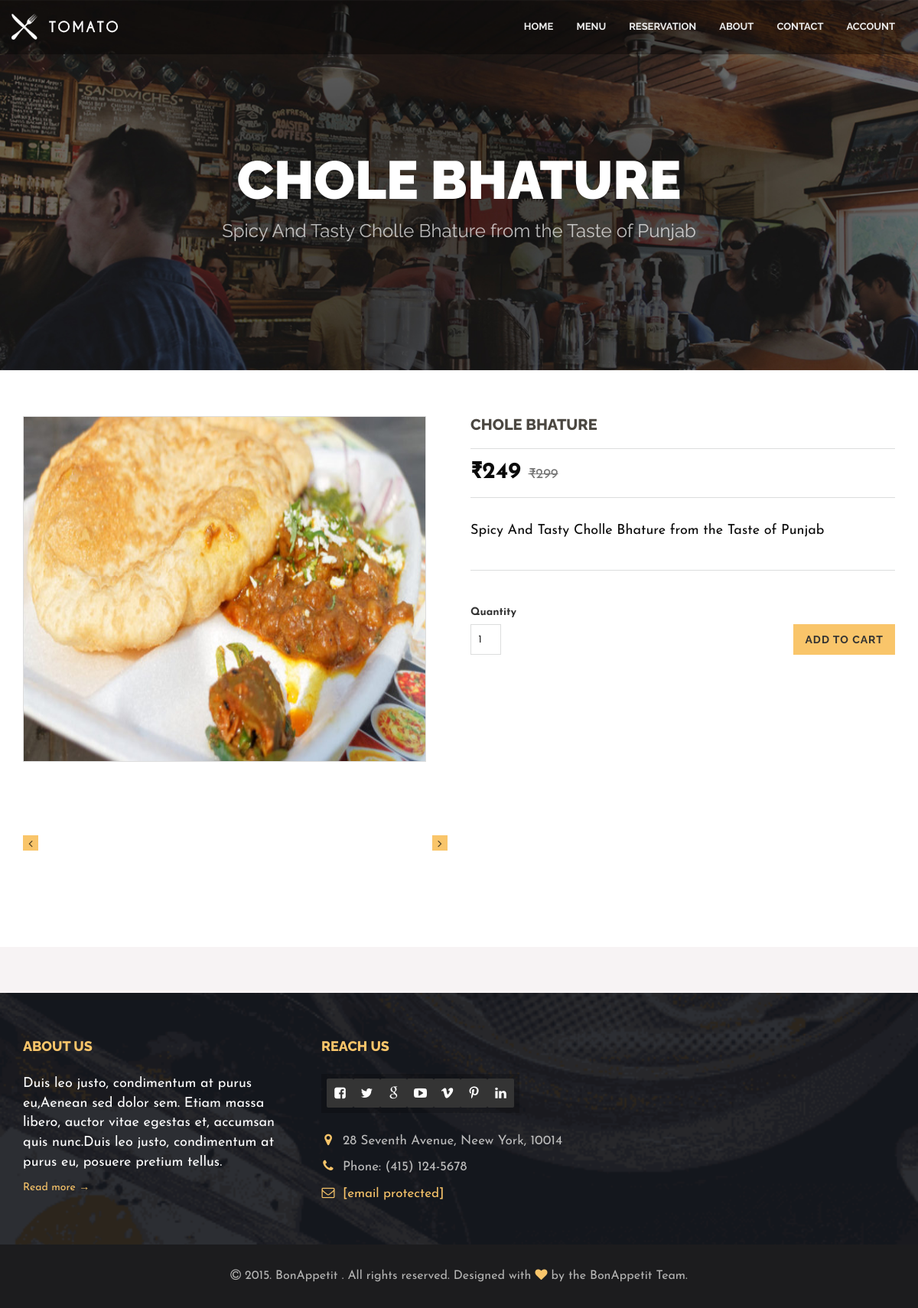
Page /management/shop/6/ on the committed database.
### management/models.py (models this page shows, shortened)
class Dish(models.Model):
    cat = models.ForeignKey(Category, on_delete=models.CASCADE, blank =True, null=True)
    title = models.CharField(max_length=30, blank=True, null=True)
    dis = models.TextField(null=True, blank =True)
    img = models.FileField(null=True, blank =True)
    img1 = models.FileField(null=True, blank =True)
    img2 = models.FileField(null=True, blank =True)
    price = models.IntegerField(null=True, blank =True)
    mrp = models.IntegerField(null=True, blank =True)
    avail = models.BooleanField(default=True, blank =True, null=True)

### management/views.py (the view, shortened to what this page needs)
# urls.py: path('shop/<int:dishid>/',Shop, name='shop'),
def Shop(request, dishid):
    dish = Dish.objects.filter(id = dishid).first()
    d = {'dish':dish}
    return render(request, 'shop.html',d)

### templates/shop.html (shortened to what this page needs)
{% extends "base.html" %}
{% block body %}
{% load static %}
            <section class="page_header">
                <div class="container">
                    <div class="row">
                        <div class="col-md-12 text-center">
                            <h2 class="text-uppercase">{{dish.title}}</h2>
                            <p>{{dish.dis}}</p>
                        </div>
                    </div>
                </div>
            </section>
            <section class="shop-content">
                <div class="container">
                    <form action="" method="post">
                        <div class="row">
                            <div class="col-md-6">
                                <div class="single-shop-carousel">
                                    <div>
                                        <img class="img-responsive single-cart-pic foodpic" src="{{ dish.img.url }}" style="height:450px; width:550px">
                                    </div>
                                </div>
                                <div class="single-shop-carousel-nav">
                                    <div>
                                        <img class="img-responsive single-cart-pic foodpic-small"  src="{{ dish.img.url }}"  style="height:150px; width:150px">
                                    </div>
                                    <div>
                                        <img class="img-responsive single-cart-pic foodpic-small" src="{{ dish.img1.url }}" style="height:150px; width:150px">
                                    </div>
                                    <div>
                                        <img class="img-responsive single-cart-pic foodpic-small" src="{{ dish.img2.url }}" style="height:150px; width:150px">
                                    </div>
                                </div>
                            </div>
                            <div class="col-md-6 shop-single-info">
                                <div class="shop-single-title">
                                    <h3 class="text-left">{{dish.title}}</h3>
                                </div>
                                <div class="shop-single-price">
                                    <div class="ssp pull-left">&#8377;{{dish.price}} <span>&#8377;{{dish.mrp}}</span></div>
                                </div>
                                <p>{{dish.dis}}</p>
                                <label>Quantity</label>
                                <div class="quantity">
                                    <input type="number" min="1" max="5" name="qty" value="1" required>
                                    <button type="submit" name="" class="btn btn-default pull-right">Add to Cart</button>
                                </div>
                            </div>
                        </div>
                    </form>
                </div>
            </section>
{% endblock body %}

### static/css/main.css (style rules this page uses)
body { height:100%;overflow-y:scroll;-webkit-overflow-scrolling:touch }
h1,h2,h3,h4,h5,h6,.h1,.h2,.h3,.h4,.h5,.h6 { font-family:raleway,sans-serif;text-transform:uppercase;color:#4b4741;text-align:center;font-weight:800 }
p { font-family:josefin sans,sans-serif;color:#828281;font-size:22px }
html { text-rendering:optimizeLegibility!important;-webkit-font-smoothing:antialiased!important }
.btn { border-radius:0;border:none;font-family:raleway,sans-serif;text-transform:uppercase;letter-spacing:1px;font-weight:700;padding:10px 15px }
.btn-default { background-color:#f9c56a }
.page_header { background:url(../img/header/1.jpg) no-repeat center top;background-size:cover;padding:200px 0 150px }
.page_header h2 { margin:0;font-size:70px;line-height:70px;font-weight:900;color:#fff }
.page_header p { margin:15px 0;font-size:24px;font-family:Raleway;color:#fff;opacity:.7 }
.shop-content { padding:60px 0;font-family:Josefin Sans }
.single-shop-carousel { margin-bottom:30px;border:1px solid #ddd }
.single-shop-carousel img { width:100% }
.single-shop-carousel-nav { margin-bottom:0;padding:0 30px }
.single-shop-carousel-nav .slick-slide { border:1px solid #ddd;margin:0 10px }
.shop-single-title h3 { margin:0 0 20px;font-size:20px;color:#4b4741 }
.ssp { color:#0a0a0a;font-size:30px;font-weight:700 }
.ssp span { color:#767676;font-size:18px;font-weight:400;text-decoration:line-through }
.shop-single-price { border-top:1px solid #dcdddd;border-bottom:1px solid #dcdddd;padding:10px 0;display:table;width:100%;margin-bottom:27px }
.shop-single-info p { font-size:18px;color:#0a0a0a;line-height:32px;border-bottom:1px solid #dcdddd;padding-bottom:35px;margin-bottom:45px }
.shop-single-info input { width:40px;height:40px;text-align:center;border:1px solid #dcdddd }
.shop-single-info .btn-default.pull-right { margin-left:9px }
.single-shop-carousel { margin-bottom:30px;border:1px solid #ddd;display:block;width:95% }
.slick-slide { outline:0 }
input,textarea { outline:0 }
.slick-slide,.slick-list,.slick-active,button,input,textarea { outline:0 }

### rows in the picture
Dish: title "CHOLE BHATURE", dis "Spicy And Tasty Cholle Bhature from the Taste of Punjab", img (picture), img1 (picture), img2 (picture), price "249", mrp "299"
